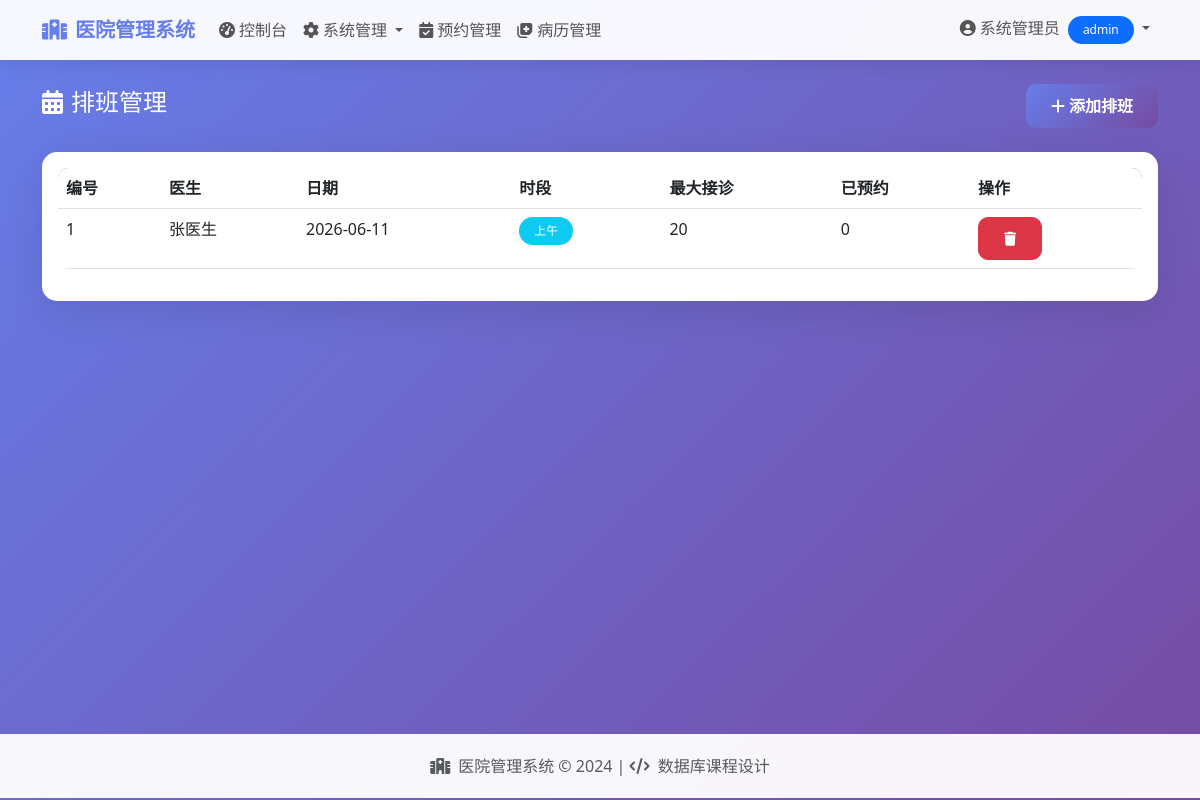
Screenshot of /admin/schedules (signed in) with the database file from the repository.
### app.py (models this page shows, shortened)
class User(db.Model):
    __tablename__ = 'users'
    id = db.Column(db.Integer, primary_key=True)
    username = db.Column(db.String(80), unique=True, nullable=False, index=True)
    password_hash = db.Column(db.String(200), nullable=False)
    name = db.Column(db.String(100), nullable=False)
    role = db.Column(db.String(20), nullable=False)  # admin, doctor, patient
    phone = db.Column(db.String(20))
    email = db.Column(db.String(100))
    created_at = db.Column(db.DateTime, default=datetime.utcnow)
    department = db.Column(db.String(100))  # 科室
    title = db.Column(db.String(50))  # 职称
    description = db.Column(db.Text)  # 简介
    gender = db.Column(db.String(10))
    age = db.Column(db.Integer)
    address = db.Column(db.String(200))

class Schedule(db.Model):
    __tablename__ = 'schedules'
    id = db.Column(db.Integer, primary_key=True)
    doctor_id = db.Column(db.Integer, db.ForeignKey('users.id'), nullable=False, index=True)
    work_date = db.Column(db.Date, nullable=False, index=True)
    time_slot = db.Column(db.String(20), nullable=False)  # 上午/下午
    max_patients = db.Column(db.Integer, default=20)  # 最大接诊人数
    current_count = db.Column(db.Integer, default=0)  # 当前已预约人数
    doctor = db.relationship('User', backref='schedules')

### app.py (the view)
@app.route('/admin/schedules')
@login_required
@role_required('admin')
def admin_schedules():
    doctors = User.query.filter_by(role='doctor').all()
    schedules = Schedule.query.order_by(Schedule.work_date.desc()).limit(50).all()
    return render_template('admin/schedules.html', doctors=doctors, schedules=schedules)

### app.py (called while the page is built)
def role_required(*roles):
    def decorator(f):
        @wraps(f)
        def decorated_function(*args, **kwargs):
            if not current_user.is_authenticated:
                return redirect(url_for('login'))
            if current_user.role not in roles:
                flash("您没有权限访问此页面", "danger")
                return redirect(url_for('index'))
            return f(*args, **kwargs)
        return decorated_function
    return decorator

@login_manager.user_loader
def load_user(user_id):
    return User.query.get(int(user_id))

### templates/admin/schedules.html (shortened to what this page needs)
{% extends "base.html" %}
{% block content %}
<div class="fade-in">
    <div class="d-flex justify-content-between align-items-center mb-4">
        <h4 class="text-white"><i class="fas fa-calendar-alt me-2"></i>排班管理</h4>
        <button class="btn btn-primary" data-bs-toggle="modal" data-bs-target="#addScheduleModal">
            <i class="fas fa-plus me-1"></i>添加排班
        </button>
    </div>
    <div class="card">
        <div class="card-body">
            <div class="table-responsive">
                <table class="table table-hover">
                    <thead>
                        <tr>
                            <th>编号</th>
                            <th>医生</th>
                            <th>日期</th>
                            <th>时段</th>
                            <th>最大接诊</th>
                            <th>已预约</th>
                            <th>操作</th>
                        </tr>
                    </thead>
                    <tbody>
                        {% for s in schedules %}
                        <tr>
                            <td>{{ s.id }}</td>
                            <td>{{ s.doctor.name if s.doctor else '未知' }}</td>
                            <td>{{ s.work_date }}</td>
                            <td><span class="badge bg-info">{{ s.time_slot }}</span></td>
                            <td>{{ s.max_patients }}</td>
                            <td>{{ s.current_count }}</td>
                            <td>
                                <a href="{{ url_for('admin_delete_schedule', id=s.id) }}" class="btn btn-sm btn-danger" onclick="return confirm('确定删除该排班？')">
                                    <i class="fas fa-trash"></i>
                                </a>
                            </td>
                        </tr>
                        {% else %}
                        <tr>
                            <td colspan="7" class="text-center text-muted py-4">暂无排班数据</td>
                        </tr>
                        {% endfor %}
                    </tbody>
                </table>
            </div>
        </div>
    </div>
</div>
{% endblock %}

### templates/base.html (shortened to what this page needs)
<!DOCTYPE html>
<html lang="zh-CN">
<head>
    <link href="https://cdn.bootcdn.net/ajax/libs/twitter-bootstrap/5.3.0/css/bootstrap.min.css" rel="stylesheet">
    <link href="https://cdn.bootcdn.net/ajax/libs/font-awesome/6.4.0/css/all.min.css" rel="stylesheet">
</head>
<body>
    <nav class="navbar navbar-expand-lg">
        <div class="container">
            <a class="navbar-brand" href="{{ url_for('index') }}">
                <i class="fas fa-hospital me-2"></i>医院管理系统
            </a>
            <div class="collapse navbar-collapse" id="navbarNav">
                <ul class="navbar-nav me-auto">
                    {% if current_user.is_authenticated %}
                        {% if current_user.role == 'admin' %}
                        <li class="nav-item">
                            <a class="nav-link" href="{{ url_for('admin_dashboard') }}">
                                <i class="fas fa-tachometer-alt me-1"></i>控制台
                            </a>
                        </li>
                        <li class="nav-item dropdown">
                            <a class="nav-link dropdown-toggle" href="#" role="button" data-bs-toggle="dropdown">
                                <i class="fas fa-cog me-1"></i>系统管理
                            </a>
                        </li>
                        <li class="nav-item">
                            <a class="nav-link" href="{{ url_for('admin_appointments') }}">
                                <i class="fas fa-calendar-check me-1"></i>预约管理
                            </a>
                        </li>
                        <li class="nav-item">
                            <a class="nav-link" href="{{ url_for('admin_medical_records') }}">
                                <i class="fas fa-notes-medical me-1"></i>病历管理
                            </a>
                        </li>
                        {% endif %}
                    {% endif %}
                </ul>
                <ul class="navbar-nav">
                    {% if current_user.is_authenticated %}
                    <li class="nav-item dropdown">
                        <a class="nav-link dropdown-toggle" href="#" role="button" data-bs-toggle="dropdown">
                            <i class="fas fa-user-circle me-1"></i>{{ current_user.name }}
                            <span class="badge bg-primary ms-1">{{ current_user.role }}</span>
                        </a>
                    </li>
                    {% endif %}
                </ul>
            </div>
        </div>
    </nav>
    <div class="container mt-4 content-wrapper">
        {% block content %}{% endblock %}
    </div>
    <footer class="footer">
        <div class="container text-center">
            <p class="mb-0 text-muted">
                <i class="fas fa-hospital me-2"></i>医院管理系统 &copy; 2024 |
                <i class="fas fa-code me-1"></i> 数据库课程设计
            </p>
        </div>
    </footer>
</body>
</html>

### templates/base.html (style rules this page uses)
body { background: linear-gradient(135deg, #667eea 0%, #764ba2 100%); min-height: 100vh; }
.card { border: none; border-radius: 15px; box-shadow: 0 10px 40px rgba(0,0,0,0.1); }
.navbar { background: rgba(255,255,255,0.95) !important; backdrop-filter: blur(10px); box-shadow: 0 2px 20px rgba(0,0,0,0.1); }
.navbar-brand { font-weight: 700; color: #667eea !important; }
.nav-link { font-weight: 500; color: #555 !important; transition: all 0.3s; }
.btn-primary { background: linear-gradient(135deg, #667eea 0%, #764ba2 100%); border: none; border-radius: 10px; padding: 10px 25px; font-weight: 600; transition: all 0.3s; }
.btn-danger { border-radius: 10px; padding: 10px 25px; font-weight: 600; }
.table { border-radius: 10px; overflow: hidden; }
.table thead { background: linear-gradient(135deg, #667eea 0%, #764ba2 100%); color: white; }
.footer { background: rgba(255,255,255,0.95); padding: 20px 0; margin-top: 50px; }
.badge { padding: 8px 15px; border-radius: 20px; font-weight: 500; }
.content-wrapper { min-height: calc(100vh - 200px); }
.fade-in { animation: fadeIn 0.5s ease; }

### rows the page displays
User: name "系统管理员", role "admin"
Schedule: id "1", doctor "张医生", work_date "2026-06-11", time_slot "上午", max_patients "20", current_count "0"
